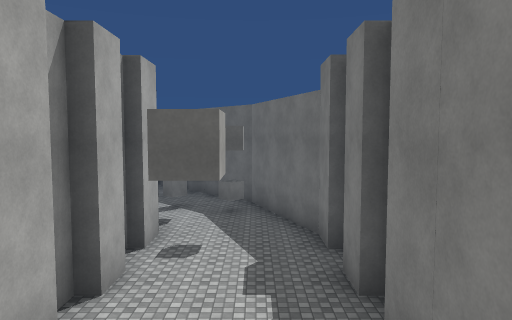
View 1 (above)

12 first-person views from a walk through a Unity game level. The camera is 1.3 m above the floor, tilts 4° down and sees 70° across. The floor is counted in squares, 2 m on a side. Each view is taken from the middle of a square. On the plan, view 1 faces up. The plan holds only what a view shows up to about 11 squares ahead; the rest is blank. The place goes on beyond the plan. The player is left out. Surface patterns are stand-ins for the level's own textures.

View 2
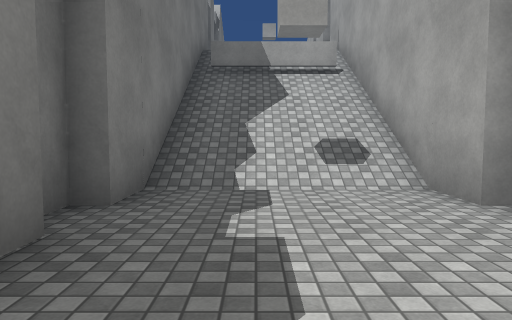

View 3
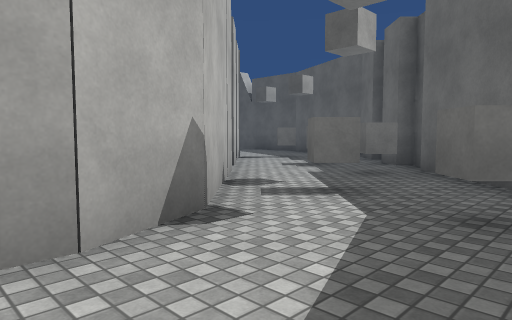

View 4
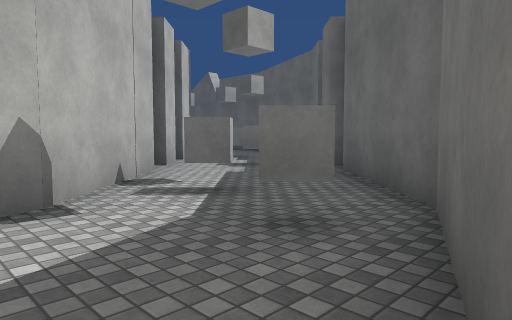

View 5
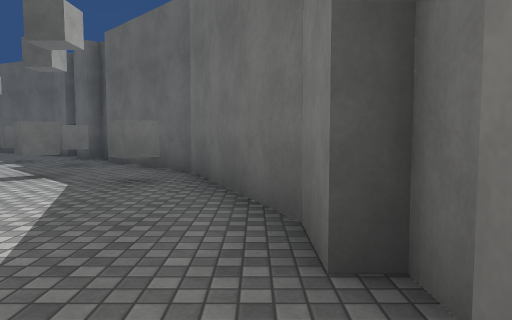

View 6
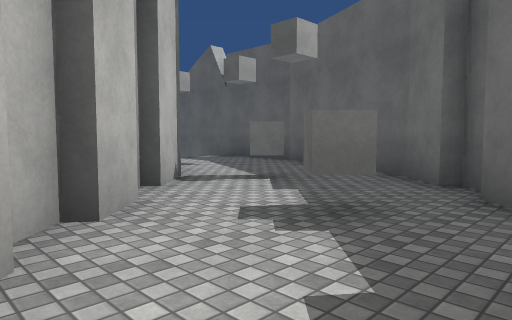

View 7
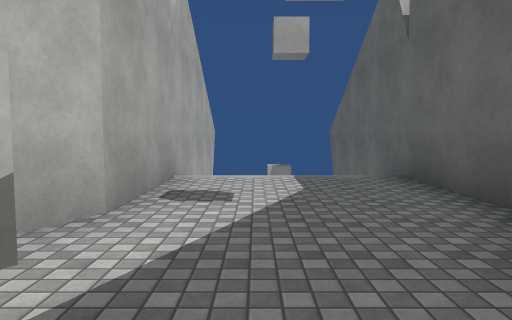

View 8
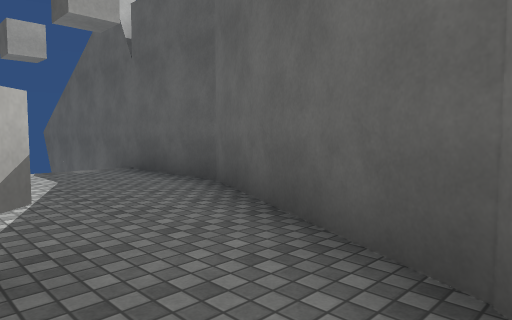

View 9
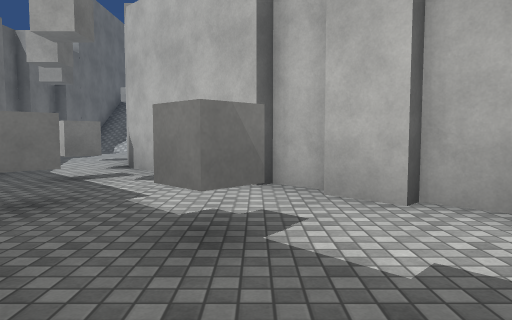

View 10
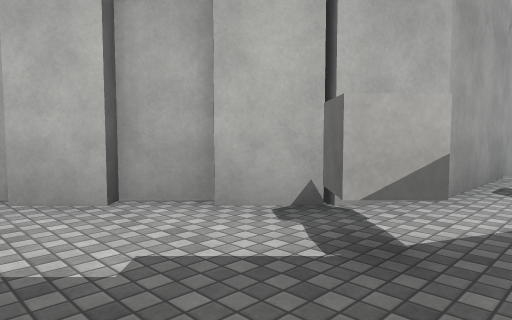

View 11
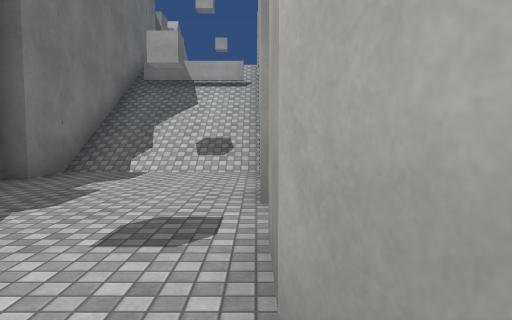

View 12
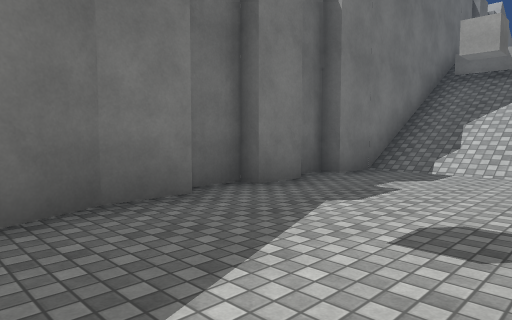

### Floor plan
Key: @ floor where view 1 was taken; # wall or solid block; . floor; / step, stairs or slope; C cube.
Columns run from 14 left of view 1 to 2 right of it. Each row starts with its distance up from view 1.
 19   #####
 18 ###...###
 17    .....###
 16    .......#
 15 ###....C..###
 14   #####..C..##
 13       ##...C.##
 12        ##.....#
 11         ##..C.##
 10          ##..C.#
  9           ##...##
  8            #....#
  7            #....#
  6            #....#
  5            #....#
  4            #....#
  3            ##...#
  2             #///#
  1             #///#
  0             #/@/#
 -1             #####

Where each view was taken, in squares from view 1:
view 1: 0 up, 0 right, facing up
view 2: 7 up, 0 right, facing down
view 3: 7 up, 0 right, facing up-left
view 4: 8 up, 1 right, facing up-left
view 5: 5 up, 1 right, facing up
view 6: 11 up, 3 left, facing up-left
view 7: 16 up, 6 left, facing left
view 8: 15 up, 5 left, facing up-left
view 9: 16 up, 5 left, facing down
view 10: 16 up, 5 left, facing down-left
view 11: 9 up, 2 left, facing down
view 12: 9 up, 2 left, facing down-right
